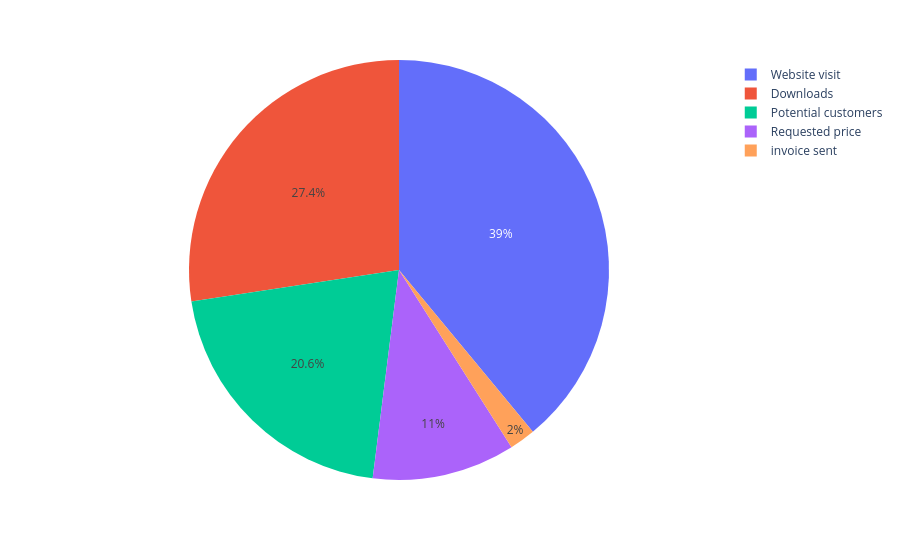

Source (notebook cell):
### Code cell
px.pie(data, names='stages',values='number')

### Figure 1 — Plotly figure (JSON) as saved in the notebook; plotly's stock layout.template omitted (floating-point values rounded to 4 significant figures)
{"data": [{"domain": {"x": [0, 1], "y": [0, 1]}, "hovertemplate": "stages=%{label}<br>number=%{value}<extra></extra>", "labels": ["Website visit", "Downloads", "Potential customers", "Requested price", "invoice sent"], "legendgroup": "", "name": "", "showlegend": true, "type": "pie", "values": [39, 27.4, 20.6, 11, 2]}], "layout": {"autosize": true, "legend": {"tracegroupgap": 0}, "margin": {"t": 60}}}
